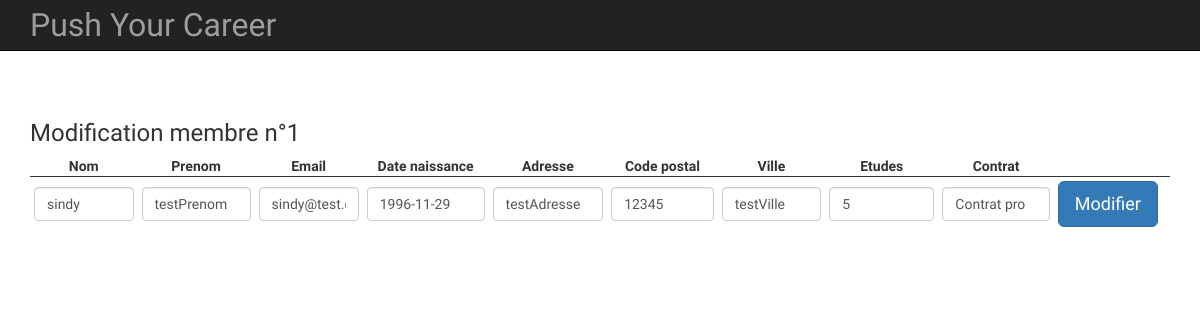
The page /public/admin.php?p=edit_table&id=1 on the database as committed earlier.
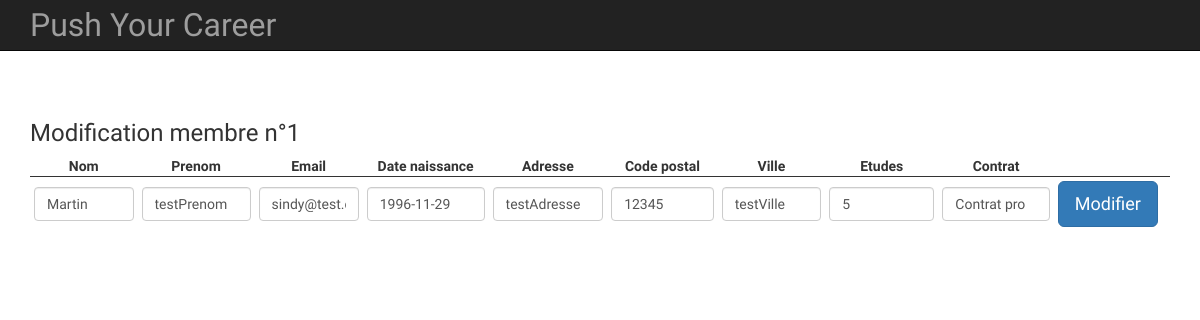
The same page on the database as committed later.
### tables this page shows
CREATE TABLE `membre` (
  `id` int(11) NOT NULL,
  `nom` varchar(50) NOT NULL,
  `prenom` varchar(50) NOT NULL,
  `email` varchar(30) NOT NULL,
  `date_naissance` date NOT NULL,
  `adresse` varchar(50) NOT NULL,
  `code_postal` varchar(20) NOT NULL,
  `ville` varchar(250) NOT NULL,
  `type_contrat` varchar(50) NOT NULL,
  `id_etat_inscription` int(11) DEFAULT '1',
  `civilite` enum('Mme','Mr') DEFAULT NULL,
  `niveau_etude` enum('1','2','3','4','5','autre') DEFAULT NULL,
  `date_inscription` datetime NOT NULL DEFAULT CURRENT_TIMESTAMP
);

### app/App.php (called while the page is built, shortened)
<?php
    class App{
        private $db_instance;
        private static $_instance;
        public static function getInstance(){
            if (is_null(self::$_instance)) {
                self::$_instance = new App();
            }
            return self::$_instance;
        }
        public function getTable($name){
            return new $class_name($this->getDB());
        }
        public function getController($name){
            return new $class_name($this->getDB());
        }
        public function getDB(){
            $config = \core\Config::getInstance(ROOT.'/config/config.php');
            if (is_null($this->db_instance)){
                $this->db_instance =  new \core\Database($config->get("db_name"), $config->get("db_user"), $config->get("db_pass"), $config->get("db_host"));
            }
            return $this->db_instance;
        }
    }

### core/Config.php (called while the page is built, shortened)
<?php
    class Config{
        private $settings = [];
        private static $_instance;
        public function __construct($file){
            $this->settings = require($file);
        }
        public static function getInstance($file){
            if (is_null(self::$_instance)){
                self::$_instance = new Config($file);
            }
            return self::$_instance;
        }
        public function get($key){
            return $this->settings[$key];
        }
    }
?>

### config/config.php (called while the page is built)
<?php
    return array(
        "db_user" => "root",
        "db_pass" => "",
        "db_host" => "localhost",
        "db_name" => "project_event"
    );
?>

### app/controllers/Membre_controller.php (called while the page is built, shortened)
<?php
    class Membre_controller extends \core\controller\Controller {
        protected $membre;
        public function __construct(){
            $this->membre = \App\App::getInstance()->getTable("Membre");
        }
        public function edit_table($id){
            if(isset($_GET['p']) == 'edit_table'){
                if (isset($_GET['id'])){
                    return $this->membre->getMembreByID($id);
                }
            }
            return null;
        }
    }

### core/model/Model.php (called while the page is built, shortened)
<?php
    class Model{
        public function __construct(Database $db){
            $this->db = $db;
        }
    }

### core/Database.php (called while the page is built, shortened)
<?php
	class Database{
		private $db_name;
		private $db_user;
		private $db_pass;
		private $db_host;
		private $pdo;
		public function __construct($db_name, $db_user, $db_pass, $db_host){
			$this->db_name = $db_name;
			$this->db_user = $db_user;
			$this->db_pass = $db_pass;
			$this->db_host = $db_host;
		}
		public function getPDO(){
			if($this->pdo === null){
				$pdo = new PDO('mysql:dbname='.$this->db_name.';host='.$this->db_host.';charset=utf8', ''.$this->db_user.'', ''.$this->db_pass.'');
				$pdo->setAttribute(PDO::ATTR_ERRMODE, PDO::ERRMODE_EXCEPTION);
				$this->pdo = $pdo;
			}
			return $this->pdo;
		}
        public function prepare($statment, $attributes){
            $req = $this->getPDO()->prepare($statment);
            $req->execute($attributes);
            $req->setFetchMode(PDO::FETCH_OBJ);
            $datas = $req->fetchAll(PDO::FETCH_OBJ);
            return $datas;
        }
	}
?>

### app/models/Membre_model.php (called while the page is built, shortened)
<?php
	class Membre_model extends \core\model\model{
        public function getMembreById($id){
            return $this->db->prepare('SELECT * FROM membre WHERE id = ? LIMIT 1', [$id]);
        }
	}
?>

### app/views/admin/content.php (the view, shortened to what the changed rows need)
<tr>
    <td><input autocomplete="off" type="text" name="inputNom" id="inputNom" class="form-control"
               required autofocus value="<?php if(isset($data->nom)) { echo $data->nom; } ?>"></td>
    <td><input autocomplete="off" type="text" name="inputPrenom" id="inputPrenom" class="form-control"
               required autofocus value="<?php if(isset($data->prenom)) { echo $data->prenom; } ?>"></td>
    <td><input autocomplete="off" type="text" name="inputEmail" id="inputEmail" class="form-control"
               required value="<?php if(isset($data->email)) { echo $data->email; } ?>"></td>
    <td><input autocomplete="off" type="text" name="inputDate_naissance" id="inputDate_naissance" class="form-control"
               required value="<?php if(isset($data->date_naissance)) { echo $data->date_naissance; } ?>"></td>
    <td><input autocomplete="off" type="text" name="inputAdresse" id="inputAdresse" class="form-control"
               required value="<?php if(isset($data->adresse)) { echo $data->adresse; } ?>"></td>
    <td><input autocomplete="off" type="text" name="inputCP" id="inputCP" class="form-control"
               required value="<?php if(isset($data->code_postal)) { echo $data->code_postal; } ?>"></td>
    <td><input autocomplete="off" type="text" name="inputVille" id="inputVille" class="form-control"
               required value="<?php if(isset($data->ville)) { echo $data->ville; } ?>"></td>
    <td><input autocomplete="off" type="text" name="inputEtude" id="inputEtude" class="form-control"
               required value="<?php if(isset($data->niveau_etude)) { echo $data->niveau_etude; } ?>"></td>
    <td><input autocomplete="off" type="text" name="inputContrat" id="inputContrat" class="form-control"
               required value="<?php if(isset($data->type_contrat)) { echo $data->type_contrat; } ?>"></td>
    <?php if($_GET['p'] === 'edit_table'): ?>
    <td><button class="btn btn-lg btn-primary btn-block" name='formedit'
                value="editer" type="submit">Modifier</button><td>
        <?php endif; ?>
</tr>

### app/views/admin/table_form.php
<h3>Modification membre n°<?php if(isset($membre_edit[0]->id)) { echo $membre_edit[0]->id; }?></h3>
<table class="admin-table-gestion">
  <form class="form-signin" action="admin.php?p=confirm_update&id=<?php if(isset($membre_edit[0]->id)) { echo $membre_edit[0]->id; }?>" method="POST">
    <tr class="tr-table-admin-gestion">
      <th>Nom</th>
      <th>Prenom</th>
      <th>Email</th>
      <th>Date naissance</th>
      <th>Adresse</th>
      <th>Code postal</th>
      <th>Ville</th>
      <th>Etudes</th>
      <th>Contrat</th>
    </tr>
      <?php if ($_GET['p'] === 'edit_table' && isset($membre_edit)){
          foreach($membre_edit as $data) :
             require 'content.php';
          endforeach;
      }?>
  </form>
</table>

Rows that differ between the two databases and show on the page:
changed membre "testPrenom": inputNom "sindy" → "Martin"
